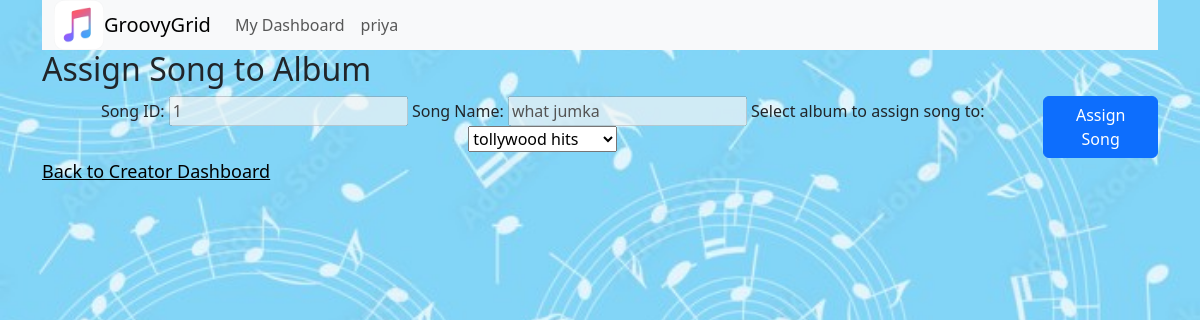
Page /creator/assignsong1 (signed in) on the committed database.
### app.py (models this page shows, shortened)
class User(db.Model,UserMixin):
    __tablename__ = 'user'
    user_ID = db.Column(db.Integer, primary_key = True)
    username = db.Column(db.String(), unique = True, nullable = False)
    creator_ID = db.Column(db.Boolean, nullable = False, default = False)
    password = db.Column(db.String, nullable = False)
    is_admin = db.Column(db.Boolean, nullable = False, default = False)
    is_flagged = db.Column(db.Boolean, nullable = True, default = False)

class Song(db.Model):
    __tablename__ = 'song'
    song_ID = db.Column(db.Integer, primary_key = True)
    song_name = db.Column(db.String(), nullable = False)
    lyrics = db.Column(db.String(), nullable = False)
    duration = db.Column(db.Integer, nullable = False)
    is_flagged = db.Column(db.Boolean,nullable = False, default = False)
    date_created = db.Column(db.Date, nullable=True)
    user_ID = db.Column(db.Integer, db.ForeignKey('user.user_ID'))

### app.py (the view)
@app.route('/creator/assignsong<int:id>', methods = ['GET', 'POST'])
@login_required
def assignsong(id):
    song = Song.query.filter_by(song_ID=id).first()
    if current_user.creator_ID == True:
        if request.method == 'POST':
            if current_user.user_ID == song.user_ID:
                album_id = request.form.get('album_id')
                myalbum = AlbumSongs(album_ID=album_id, song_ID = id)
                db.session.add(myalbum)
                db.session.commit()
                flash('Song is now assigned to your selected album!','success')
                return redirect(url_for('creatordashboard'))
            flash('You are not the owner of this song!','danger')
            return redirect(url_for('creatordashboard'))
    myAlbums=Album.query.filter_by(artist = current_user.username).all()
    if not myAlbums:
        flash ('No album found. Please create an album first!','danger')
        return redirect (url_for('createalbum'))
    return render_template ('creator/assign_song.html',myAlbums=myAlbums,song=song)

### app.py (called while the page is built)
@login_manager.user_loader
def load_user(id):
    return User.query.get(int(id))

### templates/creator/assign_song.html (shortened to what this page needs)
{% extends 'layout.html' %}
{% block content %}
<h2> Assign Song to Album </h2>
<body>
    <form method="POST" action="{{ url_for('assignsong', id = song.song_ID)}}">
        <label>
            Song ID: <input type="text" disabled value="{{ song.song_ID }}" name="song_id">
            Song Name: <input type="text" disabled value="{{ song.song_name }}">
            Select album to assign song to:
            <select name="album_id">
                {% for album in myAlbums %}
                    <option value="{{ album.album_ID }}">{{ album.album_name}}</option>
                {% endfor %}
            </select>
        </label>
        <button type="submit" class="btn btn-primary">Assign Song</button>
    </form>
    <a href="/creatordashboard">Back to Creator Dashboard</a>
</body>
{% endblock %}

### templates/nav.html (shortened to what this page needs)
<nav class="navbar navbar-expand-lg bg-body-tertiary">
    <div class="container-fluid">
      <img src="static/5.jpg" alt="logo">
      <a class="navbar-brand" href="/"> GroovyGrid</a>
      <div class="collapse navbar-collapse" id="navbarNav">
        <ul class="navbar-nav">
          {% if current_user.is_authenticated %}
            {% if current_user.is_admin %}
              <li class="nav-item">
                <a class="nav-link" href="/admindashboard"> My Dashboard </a>
              </li>
              <li class="nav-item">
                <a class="nav-link" href="/logout"> {{current_user.username}} </a>
              </li>
            {% else %}
            <li class="nav-item">
              <a class="nav-link" href="/userdashboard"> My Dashboard </a>
            </li>
            <li class="nav-item">
              <a class="nav-link" href="/logout"> {{current_user.username}} </a>
            </li>
          {% endif %}
          {% endif %}
        </ul>
      </div>
    </div>
  </nav>

### templates/layout.html (style rules this page uses)
body { background-color: lightblue; margin: 0; padding: 0; }

### templates/creator/assign_song.html (style rules this page uses)
form { display: flex; text-align: center; }
a { font-size: large; color: black; }
body { background-image: url('static/12.jpg'); background-size: cover; }

### templates/nav.html (style rules this page uses)
.navbar { width: 100%; padding: 0; margin: 0; margin-left: 0; margin-right: 0; }
img { width: 50px; height: 50px; }

### rows in the picture
User: username "priya"
Song: song_id "1", song_name "what jumka"

### other values in the picture
form field album_id "tollywood hits"
